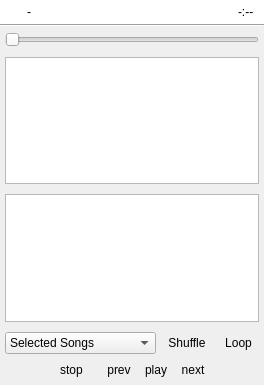
<?xml version="1.0" encoding="UTF-8"?>
<ui version="4.0">
 <class>QUMediaPlayer</class>
 <widget class="QWidget" name="QUMediaPlayer">
  <property name="geometry">
   <rect>
    <x>0</x>
    <y>0</y>
    <width>264</width>
    <height>385</height>
   </rect>
  </property>
  <property name="windowTitle">
   <string>Form</string>
  </property>
  <layout class="QVBoxLayout" name="verticalLayout_3">
   <property name="spacing">
    <number>0</number>
   </property>
   <property name="margin">
    <number>0</number>
   </property>
   <item>
    <widget class="QFrame" name="frame">
     <property name="sizePolicy">
      <sizepolicy hsizetype="Preferred" vsizetype="Preferred">
       <horstretch>0</horstretch>
       <verstretch>0</verstretch>
      </sizepolicy>
     </property>
     <property name="palette">
      <palette>
       <active>
        <colorrole role="Base">
         <brush brushstyle="SolidPattern">
          <color alpha="255">
           <red>255</red>
           <green>255</green>
           <blue>255</blue>
          </color>
         </brush>
        </colorrole>
        <colorrole role="Window">
         <brush brushstyle="SolidPattern">
          <color alpha="255">
           <red>255</red>
           <green>255</green>
           <blue>255</blue>
          </color>
         </brush>
        </colorrole>
       </active>
       <inactive>
        <colorrole role="Base">
         <brush brushstyle="SolidPattern">
          <color alpha="255">
           <red>255</red>
           <green>255</green>
           <blue>255</blue>
          </color>
         </brush>
        </colorrole>
        <colorrole role="Window">
         <brush brushstyle="SolidPattern">
          <color alpha="255">
           <red>255</red>
           <green>255</green>
           <blue>255</blue>
          </color>
         </brush>
        </colorrole>
       </inactive>
       <disabled>
        <colorrole role="Base">
         <brush brushstyle="SolidPattern">
          <color alpha="255">
           <red>255</red>
           <green>255</green>
           <blue>255</blue>
          </color>
         </brush>
        </colorrole>
        <colorrole role="Window">
         <brush brushstyle="SolidPattern">
          <color alpha="255">
           <red>255</red>
           <green>255</green>
           <blue>255</blue>
          </color>
         </brush>
        </colorrole>
       </disabled>
      </palette>
     </property>
     <property name="autoFillBackground">
      <bool>true</bool>
     </property>
     <property name="frameShadow">
      <enum>QFrame::Raised</enum>
     </property>
     <layout class="QHBoxLayout" name="_2">
      <property name="spacing">
       <number>10</number>
      </property>
      <property name="leftMargin">
       <number>10</number>
      </property>
      <property name="topMargin">
       <number>5</number>
      </property>
      <property name="rightMargin">
       <number>10</number>
      </property>
      <property name="bottomMargin">
       <number>5</number>
      </property>
      <item>
       <widget class="QLabel" name="infoIconLbl">
        <property name="sizePolicy">
         <sizepolicy hsizetype="Fixed" vsizetype="Preferred">
          <horstretch>0</horstretch>
          <verstretch>0</verstretch>
         </sizepolicy>
        </property>
        <property name="text">
         <string/>
        </property>
        <property name="pixmap">
         <pixmap resource="../resources/usc.qrc">:/types/music.png</pixmap>
        </property>
        <property name="alignment">
         <set>Qt::AlignLeading|Qt::AlignLeft|Qt::AlignTop</set>
        </property>
       </widget>
      </item>
      <item>
       <widget class="QLabel" name="currentSongLbl">
        <property name="sizePolicy">
         <sizepolicy hsizetype="Expanding" vsizetype="Preferred">
          <horstretch>0</horstretch>
          <verstretch>0</verstretch>
         </sizepolicy>
        </property>
        <property name="text">
         <string>-</string>
        </property>
        <property name="textFormat">
         <enum>Qt::RichText</enum>
        </property>
        <property name="alignment">
         <set>Qt::AlignLeading|Qt::AlignLeft|Qt::AlignTop</set>
        </property>
        <property name="wordWrap">
         <bool>true</bool>
        </property>
       </widget>
      </item>
      <item>
       <widget class="QLabel" name="timeLbl">
        <property name="text">
         <string>-:--</string>
        </property>
        <property name="alignment">
         <set>Qt::AlignBottom|Qt::AlignLeading|Qt::AlignLeft</set>
        </property>
       </widget>
      </item>
     </layout>
    </widget>
   </item>
   <item>
    <widget class="Line" name="line">
     <property name="orientation">
      <enum>Qt::Horizontal</enum>
     </property>
    </widget>
   </item>
   <item>
    <layout class="QVBoxLayout" name="verticalLayout_2">
     <property name="spacing">
      <number>10</number>
     </property>
     <property name="margin">
      <number>5</number>
     </property>
     <item>
      <widget class="QSlider" name="timeSlider">
       <property name="toolTip">
        <string>Drag &amp; drop the slider position mark to seek.</string>
       </property>
       <property name="orientation">
        <enum>Qt::Horizontal</enum>
       </property>
      </widget>
     </item>
     <item>
      <widget class="QUAutoCue" name="autocue"/>
     </item>
     <item>
      <widget class="QUAutoCue" name="autocue2"/>
     </item>
     <item>
      <layout class="QVBoxLayout" name="verticalLayout">
       <property name="spacing">
        <number>5</number>
       </property>
       <item>
        <layout class="QHBoxLayout" name="horizontalLayout_2">
         <property name="spacing">
          <number>5</number>
         </property>
         <item>
          <widget class="QComboBox" name="sourceCombo">
           <item>
            <property name="text">
             <string>Selected Songs</string>
            </property>
            <property name="icon">
             <iconset resource="../resources/usc.qrc">
              <normaloff>:/types/text_stack.png</normaloff>:/types/text_stack.png</iconset>
            </property>
           </item>
           <item>
            <property name="text">
             <string>All Songs</string>
            </property>
            <property name="icon">
             <iconset resource="../resources/usc.qrc">
              <normaloff>:/control/database.png</normaloff>:/control/database.png</iconset>
            </property>
           </item>
           <item>
            <property name="text">
             <string>Visible Songs</string>
            </property>
            <property name="icon">
             <iconset resource="../resources/usc.qrc">
              <normaloff>:/control/eye.png</normaloff>:/control/eye.png</iconset>
            </property>
           </item>
           <item>
            <property name="text">
             <string>Current Playlist</string>
            </property>
            <property name="icon">
             <iconset resource="../resources/usc.qrc">
              <normaloff>:/control/playlist.png</normaloff>:/control/playlist.png</iconset>
            </property>
           </item>
          </widget>
         </item>
         <item>
          <widget class="QToolButton" name="shuffleBtn">
           <property name="toolTip">
            <string>Shuffle List</string>
           </property>
           <property name="text">
            <string>Shuffle</string>
           </property>
           <property name="icon">
            <iconset resource="../resources/usc.qrc">
             <normaloff>:/player/shuffle.png</normaloff>:/player/shuffle.png</iconset>
           </property>
           <property name="checkable">
            <bool>true</bool>
           </property>
           <property name="toolButtonStyle">
            <enum>Qt::ToolButtonIconOnly</enum>
           </property>
           <property name="autoRaise">
            <bool>true</bool>
           </property>
          </widget>
         </item>
         <item>
          <widget class="QToolButton" name="loopBtn">
           <property name="toolTip">
            <string>Loop List</string>
           </property>
           <property name="text">
            <string>Loop</string>
           </property>
           <property name="icon">
            <iconset resource="../resources/usc.qrc">
             <normaloff>:/player/loop.png</normaloff>:/player/loop.png</iconset>
           </property>
           <property name="checkable">
            <bool>true</bool>
           </property>
           <property name="toolButtonStyle">
            <enum>Qt::ToolButtonIconOnly</enum>
           </property>
           <property name="autoRaise">
            <bool>true</bool>
           </property>
          </widget>
         </item>
        </layout>
       </item>
       <item>
        <layout class="QHBoxLayout" name="horizontalLayout">
         <property name="spacing">
          <number>0</number>
         </property>
         <item>
          <spacer name="horizontalSpacer_3">
           <property name="orientation">
            <enum>Qt::Horizontal</enum>
           </property>
           <property name="sizeHint" stdset="0">
            <size>
             <width>40</width>
             <height>20</height>
            </size>
           </property>
          </spacer>
         </item>
         <item>
          <widget class="QToolButton" name="stopBtn">
           <property name="sizePolicy">
            <sizepolicy hsizetype="Preferred" vsizetype="Preferred">
             <horstretch>0</horstretch>
             <verstretch>0</verstretch>
            </sizepolicy>
           </property>
           <property name="text">
            <string>stop</string>
           </property>
           <property name="icon">
            <iconset resource="../resources/usc.qrc">
             <normaloff>:/player/stop.png</normaloff>:/player/stop.png</iconset>
           </property>
           <property name="iconSize">
            <size>
             <width>32</width>
             <height>32</height>
            </size>
           </property>
           <property name="autoRaise">
            <bool>true</bool>
           </property>
          </widget>
         </item>
         <item>
          <spacer name="horizontalSpacer">
           <property name="orientation">
            <enum>Qt::Horizontal</enum>
           </property>
           <property name="sizeType">
            <enum>QSizePolicy::Fixed</enum>
           </property>
           <property name="sizeHint" stdset="0">
            <size>
             <width>10</width>
             <height>20</height>
            </size>
           </property>
          </spacer>
         </item>
         <item>
          <widget class="QToolButton" name="prevBtn">
           <property name="sizePolicy">
            <sizepolicy hsizetype="Preferred" vsizetype="Preferred">
             <horstretch>0</horstretch>
             <verstretch>0</verstretch>
            </sizepolicy>
           </property>
           <property name="text">
            <string>prev</string>
           </property>
           <property name="icon">
            <iconset resource="../resources/usc.qrc">
             <normaloff>:/player/prev.png</normaloff>:/player/prev.png</iconset>
           </property>
           <property name="iconSize">
            <size>
             <width>32</width>
             <height>32</height>
            </size>
           </property>
           <property name="autoRaise">
            <bool>true</bool>
           </property>
          </widget>
         </item>
         <item>
          <widget class="QToolButton" name="playBtn">
           <property name="sizePolicy">
            <sizepolicy hsizetype="Preferred" vsizetype="Preferred">
             <horstretch>0</horstretch>
             <verstretch>0</verstretch>
            </sizepolicy>
           </property>
           <property name="text">
            <string>play</string>
           </property>
           <property name="icon">
            <iconset resource="../resources/usc.qrc">
             <normaloff>:/player/play.png</normaloff>:/player/play.png</iconset>
           </property>
           <property name="iconSize">
            <size>
             <width>48</width>
             <height>48</height>
            </size>
           </property>
           <property name="autoRaise">
            <bool>true</bool>
           </property>
          </widget>
         </item>
         <item>
          <widget class="QToolButton" name="nextBtn">
           <property name="sizePolicy">
            <sizepolicy hsizetype="Preferred" vsizetype="Preferred">
             <horstretch>0</horstretch>
             <verstretch>0</verstretch>
            </sizepolicy>
           </property>
           <property name="text">
            <string>next</string>
           </property>
           <property name="icon">
            <iconset resource="../resources/usc.qrc">
             <normaloff>:/player/next.png</normaloff>:/player/next.png</iconset>
           </property>
           <property name="iconSize">
            <size>
             <width>32</width>
             <height>32</height>
            </size>
           </property>
           <property name="autoRaise">
            <bool>true</bool>
           </property>
          </widget>
         </item>
         <item>
          <spacer name="horizontalSpacer_4">
           <property name="orientation">
            <enum>Qt::Horizontal</enum>
           </property>
           <property name="sizeHint" stdset="0">
            <size>
             <width>40</width>
             <height>20</height>
            </size>
           </property>
          </spacer>
         </item>
        </layout>
       </item>
      </layout>
     </item>
    </layout>
   </item>
  </layout>
 </widget>
 <customwidgets>
  <customwidget>
   <class>QUAutoCue</class>
   <extends>QTextBrowser</extends>
   <header>QUAutoCue.h</header>
  </customwidget>
 </customwidgets>
 <resources>
  <include location="../resources/usc.qrc"/>
 </resources>
 <connections/>
</ui>
